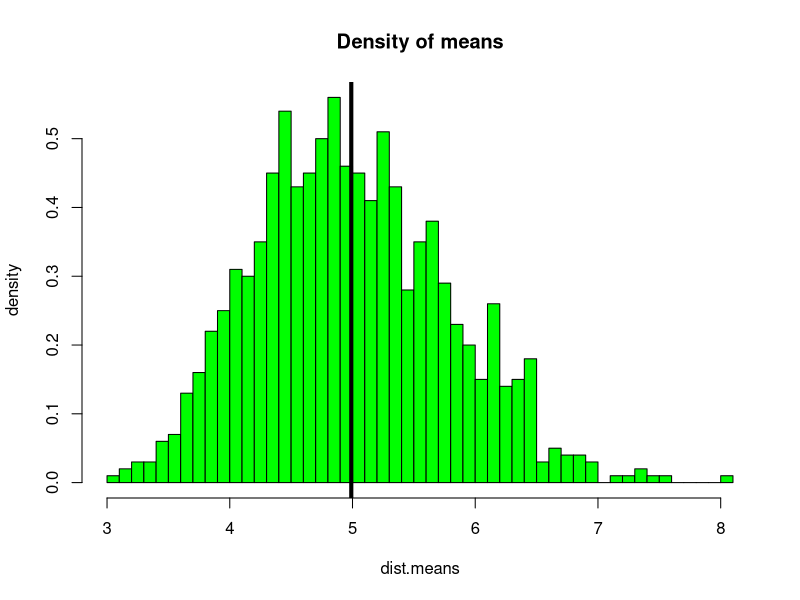
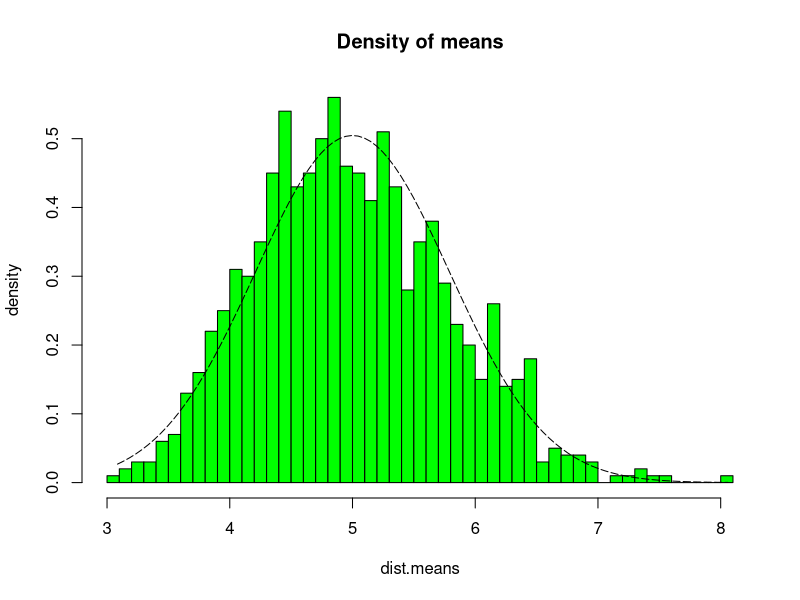
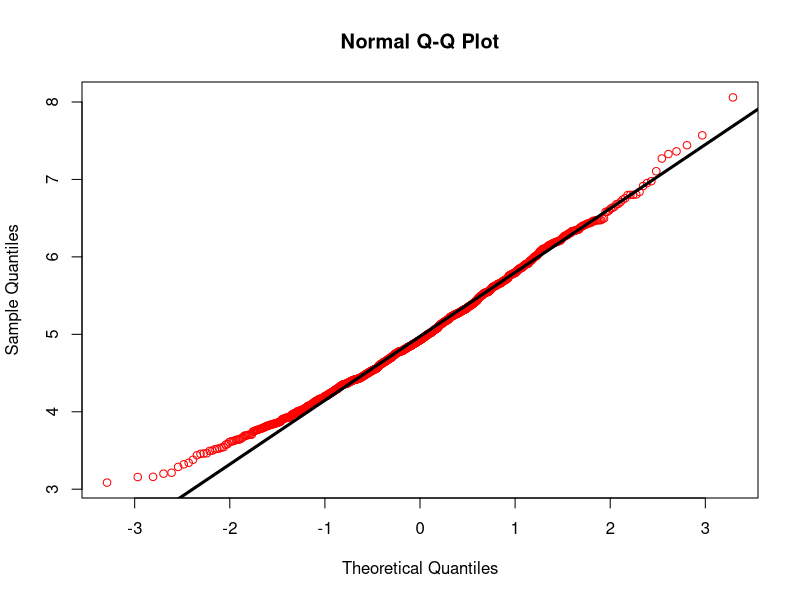

Write the R code that produced these figures, in order.
## ---- chunk 1
set.seed(1)
n <- 1000        ## no of runs
sample.size <- 40 ## 40 samples in each run
lambda <- 0.2   ##variable input
dist <- matrix(rexp(sample.size*n, rate=lambda), ncol = sample.size, nrow=n)
dist.means <- rowMeans(dist) ##a  vector of n length with averages in each row based on sample size means
## ---- chunk 2
hist(dist.means,breaks=sample.size,prob=T,col="green",main="Density of means",ylab="density")
abline(v=mean(dist.means),col="black",lwd=4)

center.ac <- mean(dist.means)
center.th <- 1/lambda
## ---- chunk 3
sd.ac <- sd(dist.means)
sd.th <- (1/lambda)*(1/sqrt(sample.size))

var.ac <- sd.ac^2 ## = var(dist.means)
var.th <-((1/lambda)*(1/sqrt(sample.size)))^2
## ---- chunk 4
xfit <- seq(min(dist.means), max(dist.means), length=100)
yfit <- dnorm(xfit, mean=1/lambda, sd=(1/lambda/sqrt(sample.size)))
hist(dist.means,breaks=sample.size,prob=T,col="green",main="Density of means",ylab="density")
lines(xfit, yfit, pch=22, col="black", lty=5)
## ---- chunk 5
qqnorm(dist.means,col="red" ) #normal QQ plot
qqline(dist.means,lwd=3) ##theoretical line
